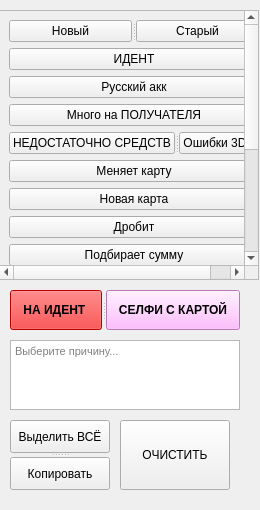
<?xml version="1.0" encoding="UTF-8"?>
<ui version="4.0">
 <class>MainWindow</class>
 <widget class="QMainWindow" name="MainWindow">
  <property name="geometry">
   <rect>
    <x>0</x>
    <y>0</y>
    <width>260</width>
    <height>510</height>
   </rect>
  </property>
  <property name="minimumSize">
   <size>
    <width>260</width>
    <height>510</height>
   </size>
  </property>
  <property name="maximumSize">
   <size>
    <width>260</width>
    <height>510</height>
   </size>
  </property>
  <property name="windowTitle">
   <string>WriteCOM</string>
  </property>
  <property name="windowIcon">
   <iconset>
    <normaloff>1.ico</normaloff>1.ico</iconset>
  </property>
  <property name="accessibleName">
   <string/>
  </property>
  <widget class="QWidget" name="centralwidget">
   <widget class="QScrollArea" name="scrollArea">
    <property name="geometry">
     <rect>
      <x>-1</x>
      <y>10</y>
      <width>260</width>
      <height>270</height>
     </rect>
    </property>
    <property name="acceptDrops">
     <bool>false</bool>
    </property>
    <property name="frameShadow">
     <enum>QFrame::Raised</enum>
    </property>
    <property name="widgetResizable">
     <bool>true</bool>
    </property>
    <widget class="QWidget" name="scrollAreaWidgetContents">
     <property name="geometry">
      <rect>
       <x>0</x>
       <y>0</y>
       <width>248</width>
       <height>478</height>
      </rect>
     </property>
     <layout class="QFormLayout" name="formLayout">
      <item row="0" column="0">
       <layout class="QVBoxLayout" name="verticalLayout">
        <item>
         <widget class="QSplitter" name="splitter_3">
          <property name="orientation">
           <enum>Qt::Horizontal</enum>
          </property>
          <widget class="QPushButton" name="button_1">
           <property name="enabled">
            <bool>true</bool>
           </property>
           <property name="mouseTracking">
            <bool>false</bool>
           </property>
           <property name="tabletTracking">
            <bool>false</bool>
           </property>
           <property name="focusPolicy">
            <enum>Qt::StrongFocus</enum>
           </property>
           <property name="contextMenuPolicy">
            <enum>Qt::NoContextMenu</enum>
           </property>
           <property name="toolTip">
            <string>&lt;html&gt;&lt;head/&gt;&lt;body&gt;&lt;p&gt;&lt;br/&gt;&lt;/p&gt;&lt;/body&gt;&lt;/html&gt;</string>
           </property>
           <property name="styleSheet">
            <string notr="true"/>
           </property>
           <property name="inputMethodHints">
            <set>Qt::ImhNone</set>
           </property>
           <property name="text">
            <string>Новый</string>
           </property>
          </widget>
          <widget class="QPushButton" name="button_2">
           <property name="text">
            <string>Старый</string>
           </property>
          </widget>
         </widget>
        </item>
        <item>
         <widget class="QPushButton" name="button_3">
          <property name="text">
           <string>ИДЕНТ</string>
          </property>
         </widget>
        </item>
        <item>
         <widget class="QPushButton" name="button_18">
          <property name="text">
           <string>Русский акк</string>
          </property>
         </widget>
        </item>
        <item>
         <widget class="QPushButton" name="button_4">
          <property name="text">
           <string>Много на ПОЛУЧАТЕЛЯ</string>
          </property>
         </widget>
        </item>
        <item>
         <widget class="QSplitter" name="splitter_4">
          <property name="orientation">
           <enum>Qt::Horizontal</enum>
          </property>
          <widget class="QPushButton" name="button_5">
           <property name="text">
            <string>НЕДОСТАТОЧНО СРЕДСТВ</string>
           </property>
          </widget>
          <widget class="QPushButton" name="button_10">
           <property name="text">
            <string>Ошибки 3DS</string>
           </property>
          </widget>
         </widget>
        </item>
        <item>
         <widget class="QPushButton" name="button_15">
          <property name="text">
           <string>Меняет карту</string>
          </property>
         </widget>
        </item>
        <item>
         <widget class="QPushButton" name="button_19">
          <property name="text">
           <string>Новая карта</string>
          </property>
         </widget>
        </item>
        <item>
         <widget class="QPushButton" name="button_6">
          <property name="text">
           <string>Дробит</string>
          </property>
         </widget>
        </item>
        <item>
         <widget class="QPushButton" name="button_7">
          <property name="text">
           <string>Подбирает сумму</string>
          </property>
         </widget>
        </item>
        <item>
         <widget class="QPushButton" name="button_17">
          <property name="text">
           <string>Фродовый банк</string>
          </property>
         </widget>
        </item>
        <item>
         <widget class="QPushButton" name="button_8">
          <property name="text">
           <string>Опасное направление</string>
          </property>
         </widget>
        </item>
        <item>
         <widget class="QPushButton" name="button_9">
          <property name="enabled">
           <bool>true</bool>
          </property>
          <property name="mouseTracking">
           <bool>false</bool>
          </property>
          <property name="tabletTracking">
           <bool>false</bool>
          </property>
          <property name="focusPolicy">
           <enum>Qt::StrongFocus</enum>
          </property>
          <property name="contextMenuPolicy">
           <enum>Qt::NoContextMenu</enum>
          </property>
          <property name="toolTip">
           <string>&lt;html&gt;&lt;head/&gt;&lt;body&gt;&lt;p&gt;&lt;br/&gt;&lt;/p&gt;&lt;/body&gt;&lt;/html&gt;</string>
          </property>
          <property name="styleSheet">
           <string notr="true"/>
          </property>
          <property name="inputMethodHints">
           <set>Qt::ImhNone</set>
          </property>
          <property name="text">
           <string>Странное поведение</string>
          </property>
         </widget>
        </item>
        <item>
         <widget class="QPushButton" name="button_11">
          <property name="text">
           <string>Много карт (источников)</string>
          </property>
         </widget>
        </item>
        <item>
         <widget class="QPushButton" name="button_12">
          <property name="text">
           <string>Большой перевод</string>
          </property>
         </widget>
        </item>
        <item>
         <widget class="QPushButton" name="button_20">
          <property name="text">
           <string>Меняет IP</string>
          </property>
         </widget>
        </item>
        <item>
         <widget class="QPushButton" name="button_16">
          <property name="text">
           <string>Большой перевод на МОБИЛЬНЫЙ</string>
          </property>
         </widget>
        </item>
       </layout>
      </item>
     </layout>
    </widget>
   </widget>
   <widget class="QSplitter" name="splitter">
    <property name="geometry">
     <rect>
      <x>10</x>
      <y>290</y>
      <width>230</width>
      <height>40</height>
     </rect>
    </property>
    <property name="orientation">
     <enum>Qt::Horizontal</enum>
    </property>
    <widget class="QPushButton" name="button_13">
     <property name="font">
      <font>
       <pointsize>9</pointsize>
       <weight>75</weight>
       <bold>true</bold>
      </font>
     </property>
     <property name="whatsThis">
      <string>&lt;html&gt;&lt;head/&gt;&lt;body&gt;&lt;p&gt;На идент, что непонятно?! &lt;/p&gt;&lt;/body&gt;&lt;/html&gt;</string>
     </property>
     <property name="styleSheet">
      <string notr="true">background-color: rgb(255, 0, 0);</string>
     </property>
     <property name="text">
      <string>НА ИДЕНТ </string>
     </property>
    </widget>
    <widget class="QPushButton" name="button_14">
     <property name="enabled">
      <bool>true</bool>
     </property>
     <property name="font">
      <font>
       <pointsize>9</pointsize>
       <weight>75</weight>
       <bold>true</bold>
      </font>
     </property>
     <property name="mouseTracking">
      <bool>false</bool>
     </property>
     <property name="tabletTracking">
      <bool>false</bool>
     </property>
     <property name="focusPolicy">
      <enum>Qt::StrongFocus</enum>
     </property>
     <property name="contextMenuPolicy">
      <enum>Qt::NoContextMenu</enum>
     </property>
     <property name="toolTip">
      <string>&lt;html&gt;&lt;head/&gt;&lt;body&gt;&lt;p&gt;&lt;br/&gt;&lt;/p&gt;&lt;/body&gt;&lt;/html&gt;</string>
     </property>
     <property name="styleSheet">
      <string notr="true">background-color: rgb(255, 170, 255);</string>
     </property>
     <property name="inputMethodHints">
      <set>Qt::ImhNone</set>
     </property>
     <property name="text">
      <string>СЕЛФИ С КАРТОЙ</string>
     </property>
    </widget>
   </widget>
   <widget class="QPushButton" name="pushButton_2">
    <property name="geometry">
     <rect>
      <x>120</x>
      <y>420</y>
      <width>110</width>
      <height>70</height>
     </rect>
    </property>
    <property name="text">
     <string>ОЧИСТИТЬ</string>
    </property>
   </widget>
   <widget class="QSplitter" name="splitter_2">
    <property name="geometry">
     <rect>
      <x>10</x>
      <y>420</y>
      <width>100</width>
      <height>70</height>
     </rect>
    </property>
    <property name="orientation">
     <enum>Qt::Vertical</enum>
    </property>
    <widget class="QPushButton" name="pushButton">
     <property name="text">
      <string>Выделить ВСЁ</string>
     </property>
    </widget>
    <widget class="QPushButton" name="button_copy">
     <property name="text">
      <string>Копировать</string>
     </property>
    </widget>
   </widget>
   <widget class="QTextEdit" name="textEdit">
    <property name="geometry">
     <rect>
      <x>10</x>
      <y>340</y>
      <width>230</width>
      <height>70</height>
     </rect>
    </property>
    <property name="font">
     <font>
      <pointsize>8</pointsize>
     </font>
    </property>
    <property name="lineWrapMode">
     <enum>QTextEdit::WidgetWidth</enum>
    </property>
    <property name="lineWrapColumnOrWidth">
     <number>0</number>
    </property>
    <property name="overwriteMode">
     <bool>false</bool>
    </property>
    <property name="placeholderText">
     <string>Выберите причину...</string>
    </property>
   </widget>
  </widget>
 </widget>
 <resources/>
 <connections>
  <connection>
   <sender>pushButton</sender>
   <signal>pressed()</signal>
   <receiver>textEdit</receiver>
   <slot>selectAll()</slot>
   <hints>
    <hint type="sourcelabel">
     <x>70</x>
     <y>445</y>
    </hint>
    <hint type="destinationlabel">
     <x>49</x>
     <y>364</y>
    </hint>
   </hints>
  </connection>
  <connection>
   <sender>button_copy</sender>
   <signal>pressed()</signal>
   <receiver>textEdit</receiver>
   <slot>copy()</slot>
   <hints>
    <hint type="sourcelabel">
     <x>57</x>
     <y>499</y>
    </hint>
    <hint type="destinationlabel">
     <x>59</x>
     <y>390</y>
    </hint>
   </hints>
  </connection>
  <connection>
   <sender>pushButton_2</sender>
   <signal>pressed()</signal>
   <receiver>textEdit</receiver>
   <slot>clear()</slot>
   <hints>
    <hint type="sourcelabel">
     <x>202</x>
     <y>463</y>
    </hint>
    <hint type="destinationlabel">
     <x>38</x>
     <y>389</y>
    </hint>
   </hints>
  </connection>
 </connections>
</ui>
